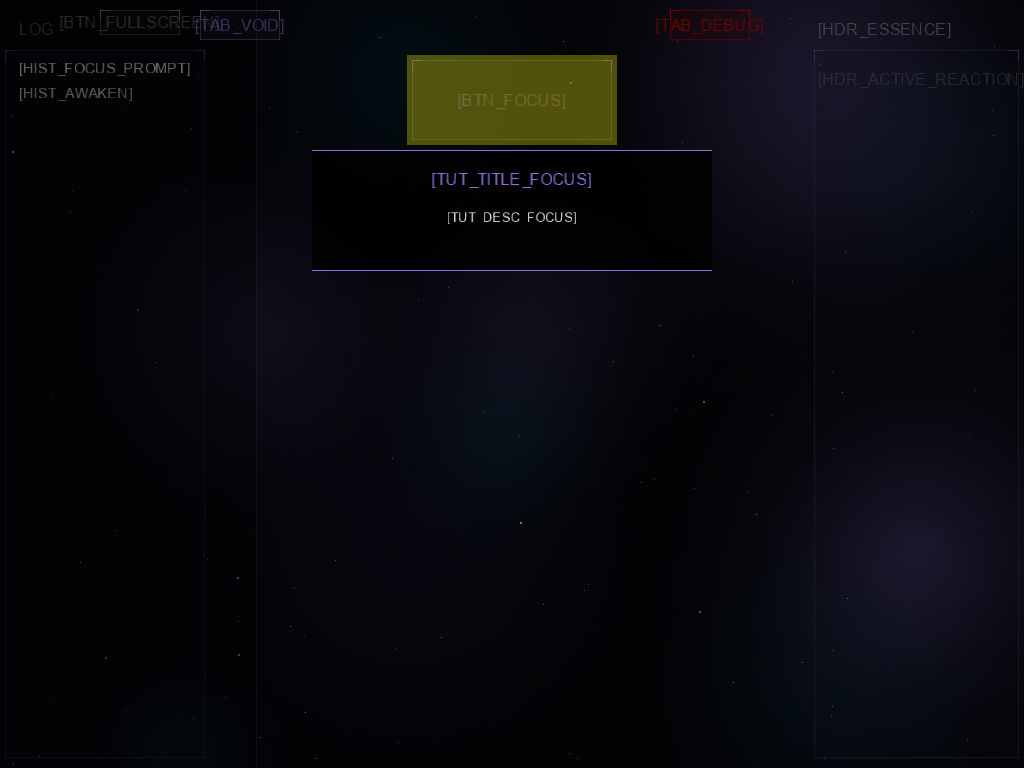
#> input picture review/aesthetic_verify.png, 1024 x 768 px
$ python tutorial_audit.py ../review/aesthetic_verify.png
#> lines starting #> are read from the running program, lines starting #| are printed output that depends on the picture
import os
import numpy as np
from PIL import Image

def audit_tutorial(path):
#> called with path = '../review/aesthetic_verify.png'
    if not os.path.exists(path):
        return False

    img = Image.open(path).convert('RGB')
    pixels = np.array(img)
    brightness = np.sum(pixels, axis=2) / 3.0
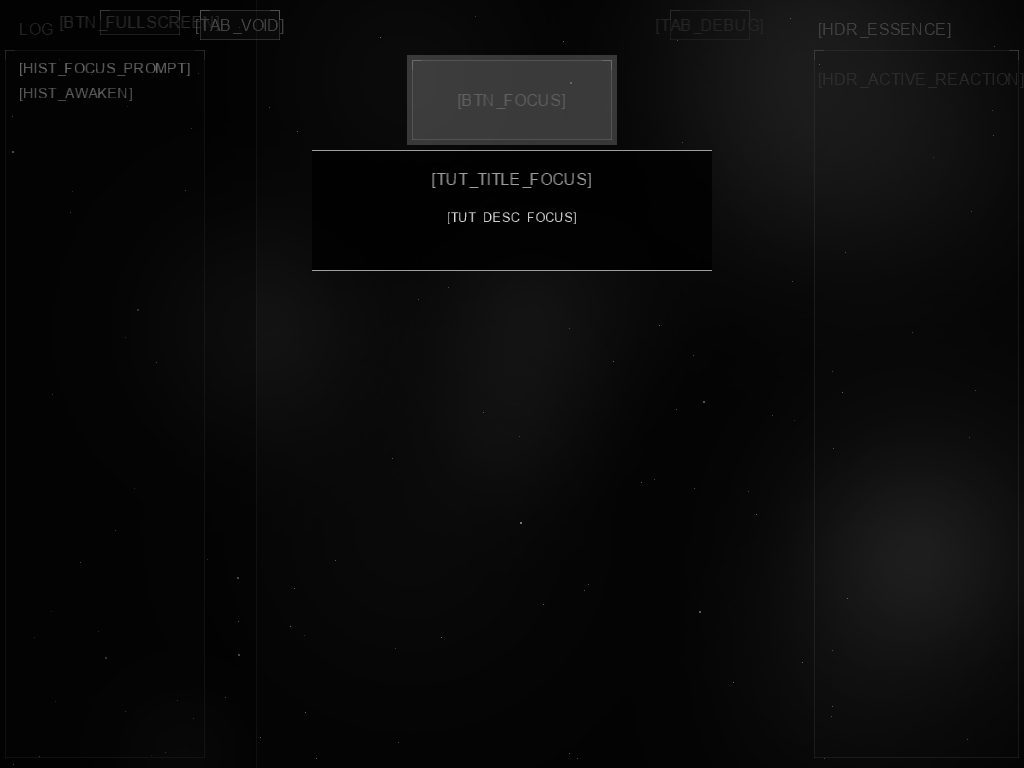
#> brightness: shape (768, 1024) float64; min 1.33, max 222, mean 10.9

    # In Tutorial mode, most of the screen is dimmed (< 30% brightness)
    # The highlighted area should be significantly brighter.
    dim_area = np.sum(brightness < 80)
#> dim_area = 783535
    bright_area = np.sum(brightness > 150)
#> bright_area = 1079
    total = brightness.size
#> total = 786432

    dim_percent = (dim_area / total) * 100
#> dim_percent = 99.63
    bright_percent = (bright_area / total) * 100
#> bright_percent = 0.137

    print(f"Tutorial Highlight Audit for {path}:")
    print(f"  Dimmed Area: {dim_percent:.2f}%")
#|   Dimmed Area: 99.63%
    print(f"  Highlighted Area: {bright_percent:.2f}%")
#|   Highlighted Area: 0.14%

    # 13.3 Assert highlight logic
    if dim_percent > 50.0 and bright_percent > 0.1:
        print(f"  [SUCCESS] Tutorial highlight mask detected.")
        return True
    else:
        print(f"  [FAIL] Screen does not appear to be correctly dimmed for tutorial.")
        return False

if __name__ == "__main__":
    import sys
    # This would be run on a specific tutorial screenshot
    if len(sys.argv) < 2:
        sys.exit(0)
    if not audit_tutorial(sys.argv[1]):
        sys.exit(1)
    sys.exit(0)
#> (the program exits here)

$ run again, on review/constellation_tab.png
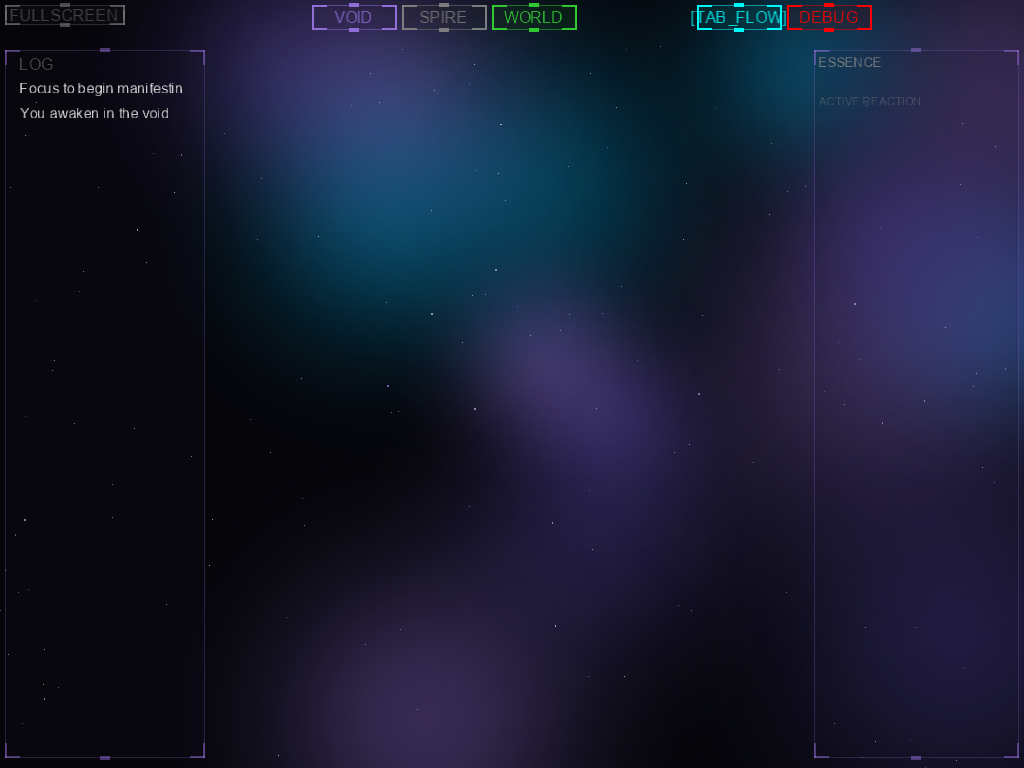
#> input picture review/constellation_tab.png, 1024 x 768 px
#> in audit_tutorial, `brightness = np.sum(pixels, axis=2) / 3.0`:
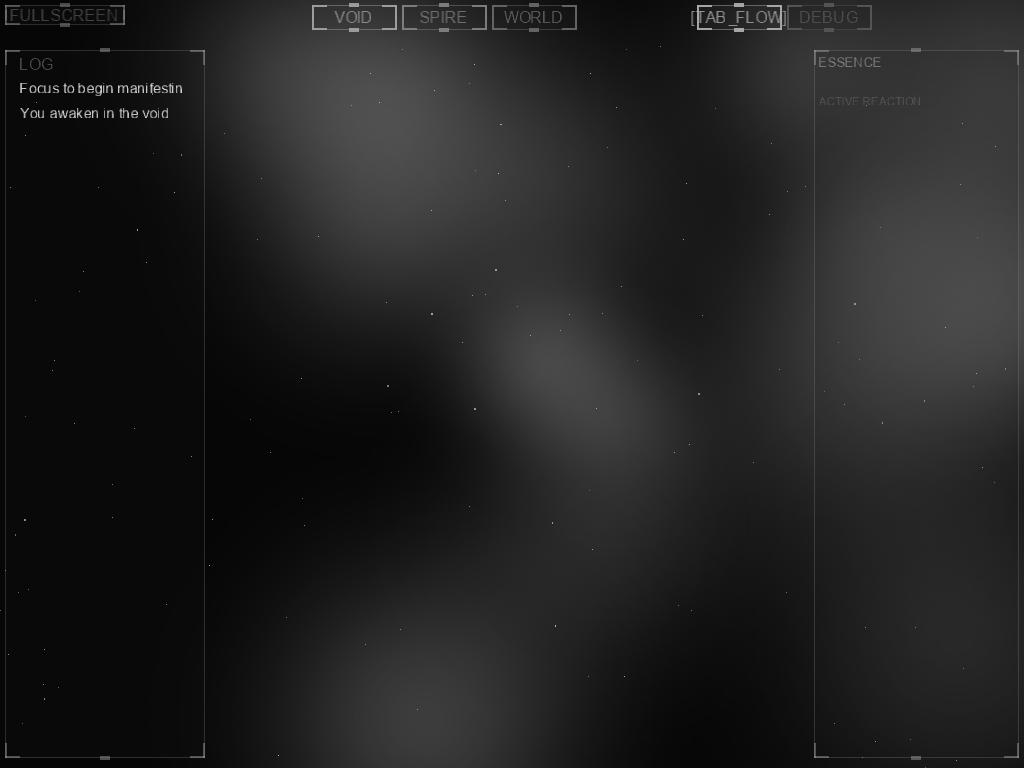
#> brightness: shape (768, 1024) float64; min 6.67, max 209, mean 33.9
#> dim_area = 780237
#> bright_area = 1045
#> dim_percent = 99.21
#> bright_percent = 0.133
#|   Dimmed Area: 99.21%
#|   Highlighted Area: 0.13%

$ run again, on review/flow_tab.png
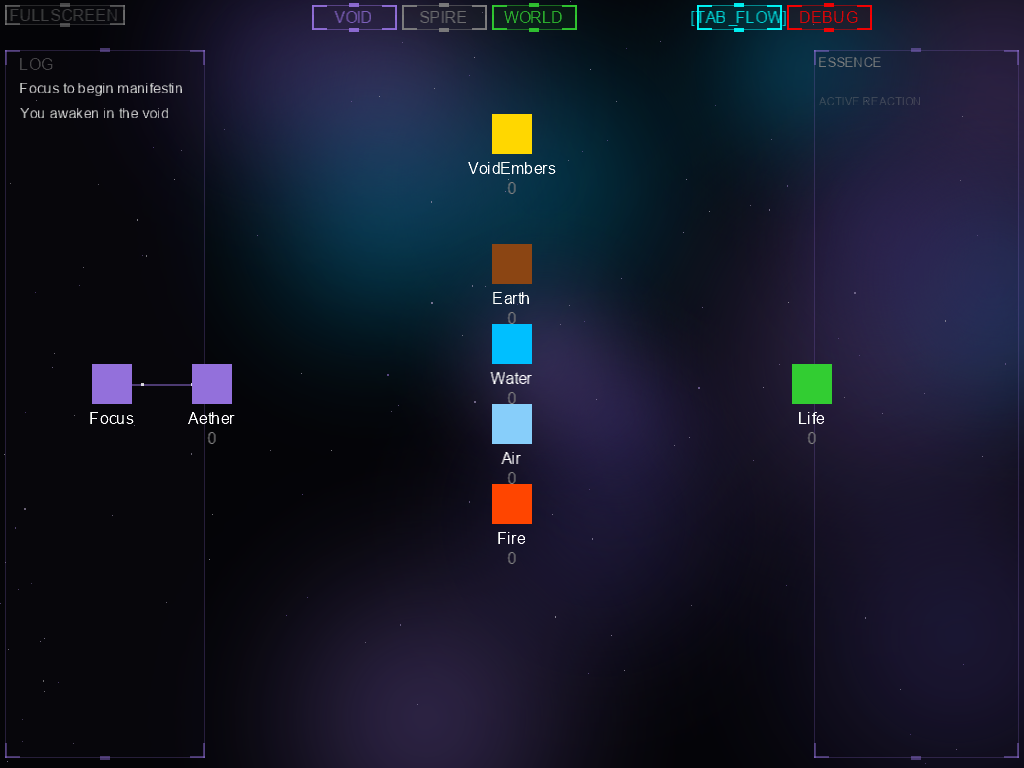
#> input picture review/flow_tab.png, 1024 x 768 px
#> in audit_tutorial, `brightness = np.sum(pixels, axis=2) / 3.0`:
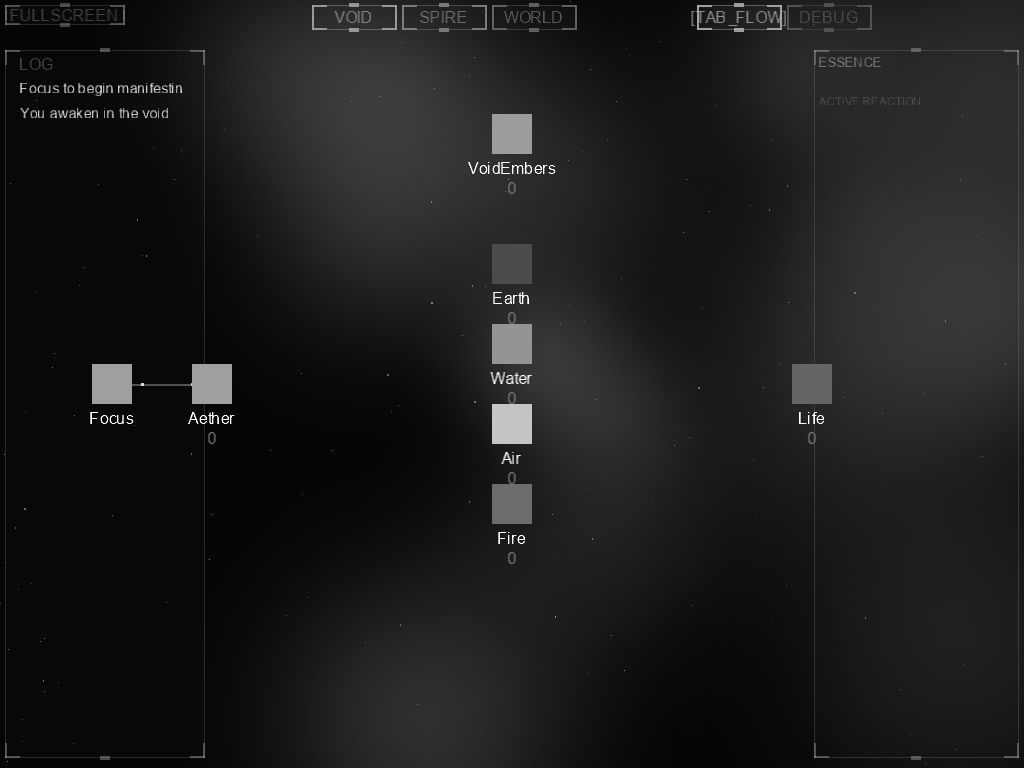
#> brightness: shape (768, 1024) float64; min 5, max 255, mean 28.5
#> dim_area = 768860
#> bright_area = 8374
#> dim_percent = 97.77
#> bright_percent = 1.06
#|   Dimmed Area: 97.77%
#|   Highlighted Area: 1.06%
